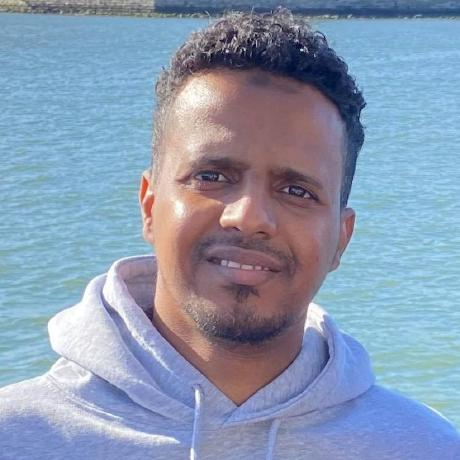
#> input picture known_faces/abdallah.jpeg, 460 x 460 px; its folder holds only this picture in this run; the run also reads 1 picture not shown here
$ python test_greeting.py
#> lines starting #> are read from the running program, lines starting #| are printed output that depends on the picture; after the words box and inside, x2 and y2 are one past the last pixel; in counts of white or black regions, pixels touching at a corner belong together; long printed decimals are rounded
import cv2
import os
import json
import numpy as np
from datetime import datetime
import sys
import traceback

# Print Python version for debugging
print(f"Python version: {sys.version}")
print(f"OpenCV version: {cv2.__version__}")

# Config
FAMILY_JSON = 'family.json'
DEBUG_DIR = "debug_images"
os.makedirs(DEBUG_DIR, exist_ok=True)

# Initialize face detection and recognition
try:
    face_cascade = cv2.CascadeClassifier(
        cv2.data.haarcascades + 'haarcascade_frontalface_default.xml')
    face_recognizer = cv2.face.LBPHFaceRecognizer_create()
    print("Successfully initialized OpenCV face detection and recognition")
except Exception as e:
    print(f"Error initializing OpenCV: {str(e)}")
    traceback.print_exc()
    sys.exit(1)

# Load family messages
try:
    with open(FAMILY_JSON, 'r') as f:
#> (reads family.json from the repository)
        family_messages = json.load(f)
    print(f"Loaded family messages: {family_messages}")
except Exception as e:
    print(f"Error loading family.json: {str(e)}")
    traceback.print_exc()
    sys.exit(1)

# Load and prepare known faces for recognition
known_faces = []
known_labels = []
label_names = {}
label_counter = 0

print("Loading known faces...")
try:
    for file in os.listdir('known_faces'):
        if file.endswith(('.jpg', '.jpeg')):
            name = os.path.splitext(file)[0].lower()
            img_path = os.path.join('known_faces', file)
            print(f"Loading face image from: {img_path}")
            img = cv2.imread(img_path, cv2.IMREAD_GRAYSCALE)
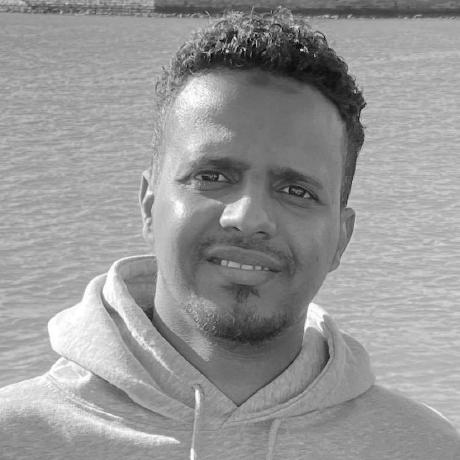
#> img: shape (460, 460); min 0, max 255, mean 150.7

            if img is None:
                print(f"Failed to load image: {file}")
                continue

            # Detect face in the known face image
            faces = face_cascade.detectMultiScale(
                img, scaleFactor=1.1, minNeighbors=5)
#> faces = [[133, 94, 229, 229]]

            if len(faces) > 0:
                print(f"Found face in known image {name}")
                (x, y, w, h) = faces[0]  # Use the first detected face
#> x = 133; y = 94; w = 229; h = 229
                face_img = img[y:y+h, x:x+w]  # Extract face region
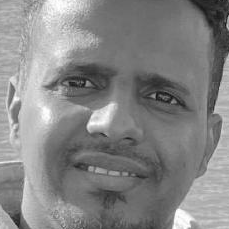
#> face_img: shape (229, 229); min 19, max 255, mean 132.8
                face_img = cv2.resize(face_img, (100, 100))  # Normalize size
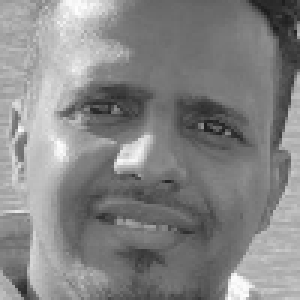
#> face_img: shape (100, 100) (shown 3 times larger); min 28, max 254, mean 132.6

                # Add to training data
                known_faces.append(face_img)
                known_labels.append(label_counter)
                label_names[label_counter] = name
                print(f"Loaded known face: {name} (label {label_counter})")
                label_counter += 1
            else:
                print(f"No face detected in known image: {name}")
except Exception as e:
    print(f"Error loading known faces: {str(e)}")
    traceback.print_exc()
    sys.exit(1)

# Train the face recognizer if we have known faces
if known_faces:
    try:
        face_recognizer.train(known_faces, np.array(known_labels))
        print("Face recognizer trained successfully!")
    except Exception as e:
        print(f"Error training face recognizer: {str(e)}")
        traceback.print_exc()
        sys.exit(1)
else:
    print("No known faces found for training!")
    sys.exit(1)


def process_image(image_path):
    """Process an image and detect/recognize faces"""
#> called with image_path = 'known_faces/abdallah.jpeg'
    print(f"\nProcessing image: {image_path}")

    try:
        # Verify file exists
        if not os.path.exists(image_path):
            print(f"Image not found: {image_path}")
            return "unknown"

        # Load the image
        img = cv2.imread(image_path)
#> img is the input picture: shape (460, 460, 3); mean B, G, R 176.8, 152.7, 136.9
        if img is None:
            print(f"Failed to load image: {image_path}")
            return "unknown"

        print(f"Loaded image with shape: {img.shape}")
#| Loaded image with shape: (460, 460, 3)

        # Convert to grayscale and enhance
        gray = cv2.cvtColor(img, cv2.COLOR_BGR2GRAY)
        gray = cv2.equalizeHist(gray)
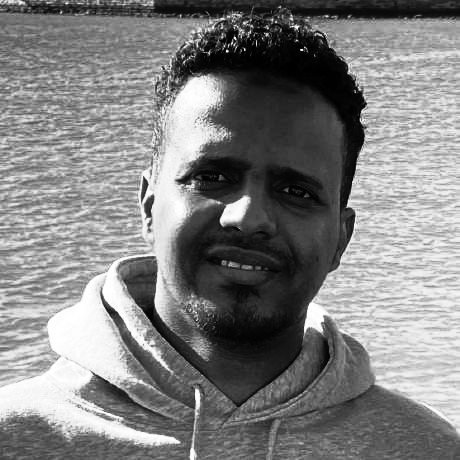
#> gray: shape (460, 460); min 0, max 255, mean 128.6

        # Save preprocessed image
        timestamp = datetime.now().strftime("%Y%m%d_%H%M%S")
        gray_path = os.path.join(DEBUG_DIR, f"gray_{timestamp}.jpg")
        cv2.imwrite(gray_path, gray)
        print(f"Saved grayscale image to: {gray_path}")

        # Detect faces
        faces = face_cascade.detectMultiScale(
            gray,
            scaleFactor=1.05,
            minNeighbors=3,
            minSize=(20, 20)
        )
#> faces = [[131, 96, 224, 224]]

        if len(faces) == 0:
            print("No faces detected in image")
            return "unknown"

        print(f"Found {len(faces)} faces in image")
#| Found 1 faces in image
        visitor_name = "unknown"
        min_confidence = 100  # Lower confidence is better in LBPH

        # Process each detected face
        debug_img = img.copy()
        for (x, y, w, h) in faces:
            # Extract and normalize face
            face = gray[y:y+h, x:x+w]
            face = cv2.resize(face, (100, 100))

            # Save face for debugging
            face_path = os.path.join(
                DEBUG_DIR, f"detected_face_{timestamp}.jpg")
            cv2.imwrite(face_path, face)
            print(f"Saved detected face to: {face_path}")

            try:
                # Attempt recognition
                label, confidence = face_recognizer.predict(face)
                print(
                    f"Recognition result - Label: {label}, Confidence: {confidence}")

                if confidence < min_confidence and confidence < 65:  # Lower threshold for better recognition
                    min_confidence = confidence
                    visitor_name = label_names.get(label, "unknown")
                    print(
                        f"Recognized as: {visitor_name} with confidence {confidence}")

                    # Draw on debug image
                    cv2.rectangle(debug_img, (x, y),
                                  (x+w, y+h), (255, 0, 0), 2)
                    cv2.putText(debug_img, f"{visitor_name} ({confidence:.1f})",
                                (x, y-10), cv2.FONT_HERSHEY_SIMPLEX, 0.5, (0, 255, 0), 2)
            except Exception as e:
                print(f"Error during face recognition: {str(e)}")
                traceback.print_exc()
#> this loop made 1 pass
#> (x, y, w, h, label, confidence, min_confidence, visitor_name) on pass 1: (131, 96, 224, 224, 0, 60.5, 60.5, 'abdallah')
#| Saved detected face to: debug_images/detected_face_20261120_225823.jpg
#| Recognition result - Label: 0, Confidence: 60.504
#| Recognized as: abdallah with confidence 60.504
#> pass 1, in process_image, `face = gray[y:y+h, x:x+w]`:
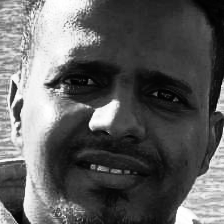
#> face: shape (224, 224); min 1, max 255, mean 93.5
#> pass 1, in process_image, `face = cv2.resize(face, (100, 100))`:
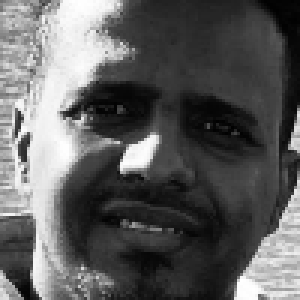
#> face: shape (100, 100) (shown 3 times larger); min 1, max 255, mean 93.3
#> after the loop:
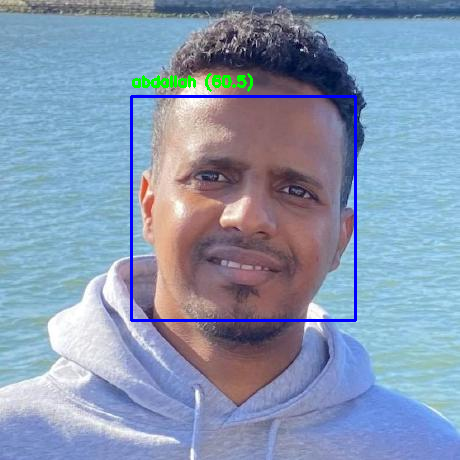
#> debug_img: shape (460, 460, 3); 1.68% of pixels changed, all inside (x1, y1, x2, y2) = (130, 73, 357, 322)
#> after the loop, min_confidence = 60.5

        # Save annotated image
        annotated_path = os.path.join(DEBUG_DIR, f"annotated_{timestamp}.jpg")
        cv2.imwrite(annotated_path, debug_img)
        print(f"Saved annotated image to: {annotated_path}")
#| Saved annotated image to: debug_images/annotated_20261120_225823.jpg

        # Get appropriate greeting
        message = family_messages.get(visitor_name, family_messages['unknown'])
#> message = 'Welcome Abdallah, happy to see you!'
        print(f"\n👋 GREETING: {message}")
#| 👋 GREETING: Welcome Abdallah, happy to see you!

        # Log the processed image
        with open("processed_media.log", "a") as f:
            log_entry = f"{datetime.now().strftime('%Y-%m-%d %H:%M:%S')} | image | {image_path} | Visitor: {visitor_name}"
            if visitor_name != "unknown":
                log_entry += f" | Confidence: {min_confidence:.2f}"
            log_entry += "\n"
            f.write(log_entry)
        print(f"📝 Logged to processed_media.log")

        return visitor_name

    except Exception as e:
        print(f"Error processing image: {str(e)}")
        traceback.print_exc()
        return "unknown"


print("\n=== STARTING TESTS ===")

# Test with your own image
known_path = "known_faces/abdallah.jpeg"
print("\n=== Testing with known face (you) ===")
process_image(known_path)

# Test with visitor image
visitor_path = "visitor1.jpeg"
print(f"\n=== Testing with visitor image: {visitor_path} ===")
if os.path.exists(visitor_path):
    process_image(visitor_path)
#| Loaded image with shape: (460, 460, 3)
#| Saved grayscale image to: debug_images/gray_20261120_225823.jpg
#| Found 1 faces in image
#> the loop in process_image (call 2), `for (x, y, w, h) in faces:` made 1 pass
#| Saved detected face to: debug_images/detected_face_20261120_225823.jpg
#| Recognition result - Label: 0, Confidence: 60.504
#| Recognized as: abdallah with confidence 60.504
#| Saved annotated image to: debug_images/annotated_20261120_225823.jpg
#| 👋 GREETING: Welcome Abdallah, happy to see you!
else:
    print(f"Visitor image not found at: {visitor_path}")
    print("Available files in current directory:")
    for file in os.listdir('.'):
        if file.endswith(('.jpg', '.jpeg')):
            print(f" - {file}")

print("\nTest complete! Check the processed_media.log file for logs.")
